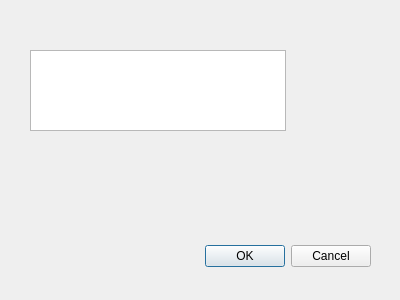
<?xml version="1.0" encoding="UTF-8"?>
<ui version="4.0">
 <class>loadData_Dialog</class>
 <widget class="QDialog" name="loadData_Dialog">
  <property name="geometry">
   <rect>
    <x>0</x>
    <y>0</y>
    <width>400</width>
    <height>300</height>
   </rect>
  </property>
  <property name="windowTitle">
   <string>Dialog</string>
  </property>
  <widget class="QDialogButtonBox" name="buttonBox">
   <property name="geometry">
    <rect>
     <x>30</x>
     <y>240</y>
     <width>341</width>
     <height>32</height>
    </rect>
   </property>
   <property name="orientation">
    <enum>Qt::Horizontal</enum>
   </property>
   <property name="standardButtons">
    <set>QDialogButtonBox::Cancel|QDialogButtonBox::Ok</set>
   </property>
  </widget>
  <widget class="QTextBrowser" name="textBrowser">
   <property name="geometry">
    <rect>
     <x>30</x>
     <y>50</y>
     <width>256</width>
     <height>81</height>
    </rect>
   </property>
  </widget>
 </widget>
 <resources/>
 <connections>
  <connection>
   <sender>buttonBox</sender>
   <signal>accepted()</signal>
   <receiver>loadData_Dialog</receiver>
   <slot>accept()</slot>
   <hints>
    <hint type="sourcelabel">
     <x>248</x>
     <y>254</y>
    </hint>
    <hint type="destinationlabel">
     <x>157</x>
     <y>274</y>
    </hint>
   </hints>
  </connection>
  <connection>
   <sender>buttonBox</sender>
   <signal>rejected()</signal>
   <receiver>loadData_Dialog</receiver>
   <slot>reject()</slot>
   <hints>
    <hint type="sourcelabel">
     <x>316</x>
     <y>260</y>
    </hint>
    <hint type="destinationlabel">
     <x>286</x>
     <y>274</y>
    </hint>
   </hints>
  </connection>
 </connections>
</ui>
